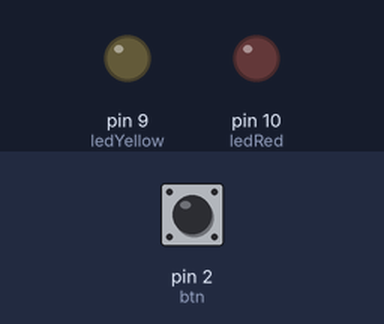
A sketch run on a simulated Arduino Uno, built with avr-gcc and run on an emulated ATmega328P. Shown: output pins drawn as LEDs (lit = HIGH). The inputs (shaded band) are chosen by the test bench; at power-on: pin 2 (btn) HIGH.

Above: at 1.2 s.
1.3 s: pin 2 (btn) pulled LOW for 0.15 s
At 2.4 s:
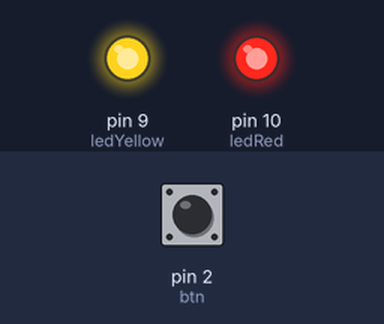
2.9 s: pin 2 (btn) pulled LOW for 1 s
At 3.5 s:
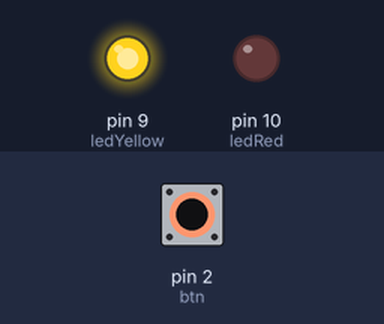
5.4 s: pin 2 (btn) pulled LOW for 0.15 s
At 6.6 s:
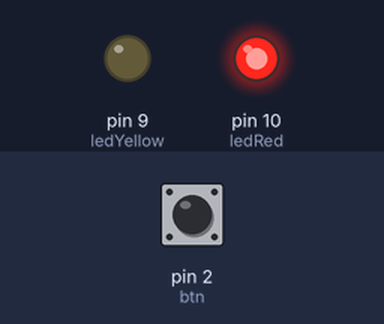
7.0 s: pin 2 (btn) pulled LOW for 3.2 s
At 7.9 s:
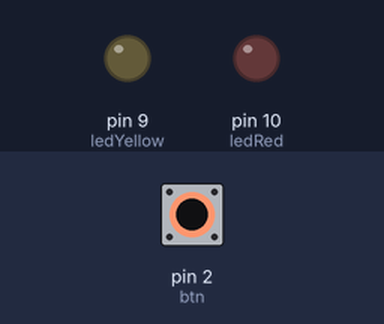
Timing chart, 0 to 10.0 s (numbered marks = the images above; inputs shaded):
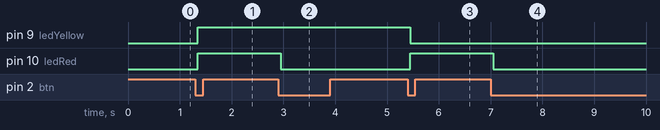

Measured:
- after the input at 1.3 s, pin 9 (ledYellow), pin 10 (ledRed): LOW → HIGH after 0.05 s
- after the input at 2.9 s, pin 10 (ledRed): HIGH → LOW after 0.05 s
- after the input at 5.4 s, pin 9 (ledYellow): HIGH → LOW after 0.05 s; pin 10 (ledRed): LOW → HIGH after 0.05 s
- after the input at 7.0 s, pin 10 (ledRed): HIGH → LOW after 0.05 s

The sketch:

B4.ino
```cpp
const int btn = 2;
const int ledYellow = 9;
const int ledRed = 10;

unsigned long lastDebounceTime = 0;
const unsigned long debounceDelay = 50; // ms

int state = 0;
int ButtonState = HIGH;
int l_ButtonState = HIGH;
int stableButtonState = HIGH;

void setup() {
  pinMode(btn, INPUT_PULLUP);
  pinMode(ledYellow, OUTPUT);
  pinMode(ledRed, OUTPUT);
  updateLEDs();
}

void loop() {
  ButtonState = digitalRead(btn);

  if (ButtonState != l_ButtonState) {
    lastDebounceTime = millis();
  }

  if ((millis() - lastDebounceTime) > debounceDelay) {
    if (ButtonState != stableButtonState) {
      stableButtonState = ButtonState;
      if (stableButtonState == LOW) {
        state = (state + 1) % 4;
        updateLEDs();
      }
    }
  }
  l_ButtonState = ButtonState;
}

void updateLEDs() {
  switch (state) {
    case 0:
      digitalWrite(ledYellow, LOW);
      digitalWrite(ledRed, LOW);
      break;
    case 1:
      digitalWrite(ledYellow, HIGH);
      digitalWrite(ledRed, HIGH);
      break;
    case 2:
      digitalWrite(ledYellow, HIGH);
      digitalWrite(ledRed, LOW);
      break;
    case 3:
      digitalWrite(ledYellow, LOW);
      digitalWrite(ledRed, HIGH);
      break;
  }
}
```
